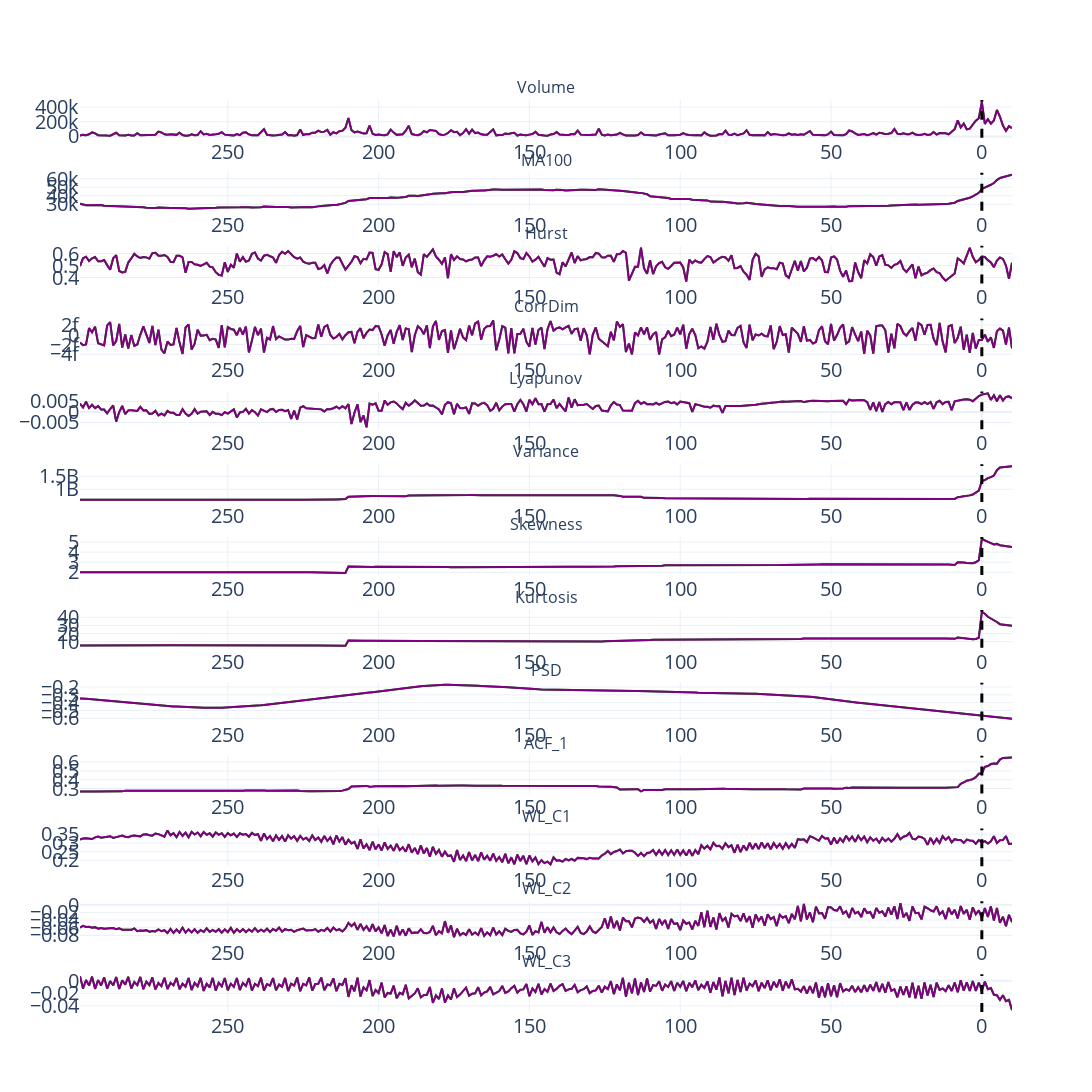

The notebook cell saved with this chart:
### Code cell
# Show mean and median values for a selected ticker
data_A = data_with_tail[data_with_tail['Ticker'] == 'ABCB']
groupby = ['Distance', 'Volume', 'MA100']
columns = groupby + list(data_A.columns[7:])
fun.variables_dynamics(data_A[columns], groupby[0], mean_only = True, save = True, file_name = 'ABCB')

### Figure 1 — Plotly figure (JSON) as saved in the notebook; plotly's stock layout.template omitted (floating-point values rounded to 4 significant figures; data arrays with more than 128 entries replaced by an {"elided": "..."} marker saying what was removed)
{"data": [{"line": {"color": "green"}, "mode": "lines", "name": "Volume_mean", "type": "scatter", "x": {"elided": "310 int values"}, "xaxis": "x", "y": {"elided": "310 int values"}, "yaxis": "y"}, {"line": {"color": "purple"}, "mode": "lines", "name": "Volume_median", "type": "scatter", "x": {"elided": "310 int values"}, "xaxis": "x", "y": {"elided": "310 int values"}, "yaxis": "y"}, {"line": {"color": "green"}, "mode": "lines", "name": "MA100_mean", "type": "scatter", "x": {"elided": "310 int values"}, "xaxis": "x2", "y": {"elided": "310 float values"}, "yaxis": "y2"}, {"line": {"color": "purple"}, "mode": "lines", "name": "MA100_median", "type": "scatter", "x": {"elided": "310 int values"}, "xaxis": "x2", "y": {"elided": "310 float values"}, "yaxis": "y2"}, {"line": {"color": "green"}, "mode": "lines", "name": "Hurst_mean", "type": "scatter", "x": {"elided": "310 int values"}, "xaxis": "x3", "y": {"elided": "310 float values"}, "yaxis": "y3"}, {"line": {"color": "purple"}, "mode": "lines", "name": "Hurst_median", "type": "scatter", "x": {"elided": "310 int values"}, "xaxis": "x3", "y": {"elided": "310 float values"}, "yaxis": "y3"}, {"line": {"color": "green"}, "mode": "lines", "name": "CorrDim_mean", "type": "scatter", "x": {"elided": "310 int values"}, "xaxis": "x4", "y": {"elided": "310 float values"}, "yaxis": "y4"}, {"line": {"color": "purple"}, "mode": "lines", "name": "CorrDim_median", "type": "scatter", "x": {"elided": "310 int values"}, "xaxis": "x4", "y": {"elided": "310 float values"}, "yaxis": "y4"}, {"line": {"color": "green"}, "mode": "lines", "name": "Lyapunov_mean", "type": "scatter", "x": {"elided": "310 int values"}, "xaxis": "x5", "y": {"elided": "310 float values"}, "yaxis": "y5"}, {"line": {"color": "purple"}, "mode": "lines", "name": "Lyapunov_median", "type": "scatter", "x": {"elided": "310 int values"}, "xaxis": "x5", "y": {"elided": "310 float values"}, "yaxis": "y5"}, {"line": {"color": "green"}, "mode": "lines", "name": "Variance_mean", "type": "scatter", "x": {"elided": "310 int values"}, "xaxis": "x6", "y": {"elided": "310 float values"}, "yaxis": "y6"}, {"line": {"color": "purple"}, "mode": "lines", "name": "Variance_median", "type": "scatter", "x": {"elided": "310 int values"}, "xaxis": "x6", "y": {"elided": "310 float values"}, "yaxis": "y6"}, {"line": {"color": "green"}, "mode": "lines", "name": "Skewness_mean", "type": "scatter", "x": {"elided": "310 int values"}, "xaxis": "x7", "y": {"elided": "310 float values"}, "yaxis": "y7"}, {"line": {"color": "purple"}, "mode": "lines", "name": "Skewness_median", "type": "scatter", "x": {"elided": "310 int values"}, "xaxis": "x7", "y": {"elided": "310 float values"}, "yaxis": "y7"}, {"line": {"color": "green"}, "mode": "lines", "name": "Kurtosis_mean", "type": "scatter", "x": {"elided": "310 int values"}, "xaxis": "x8", "y": {"elided": "310 float values"}, "yaxis": "y8"}, {"line": {"color": "purple"}, "mode": "lines", "name": "Kurtosis_median", "type": "scatter", "x": {"elided": "310 int values"}, "xaxis": "x8", "y": {"elided": "310 float values"}, "yaxis": "y8"}, {"line": {"color": "green"}, "mode": "lines", "name": "PSD_mean", "type": "scatter", "x": {"elided": "310 int values"}, "xaxis": "x9", "y": {"elided": "310 float values"}, "yaxis": "y9"}, {"line": {"color": "purple"}, "mode": "lines", "name": "PSD_median", "type": "scatter", "x": {"elided": "310 int values"}, "xaxis": "x9", "y": {"elided": "310 float values"}, "yaxis": "y9"}, {"line": {"color": "green"}, "mode": "lines", "name": "ACF_1_mean", "type": "scatter", "x": {"elided": "310 int values"}, "xaxis": "x10", "y": {"elided": "310 float values"}, "yaxis": "y10"}, {"line": {"color": "purple"}, "mode": "lines", "name": "ACF_1_median", "type": "scatter", "x": {"elided": "310 int values"}, "xaxis": "x10", "y": {"elided": "310 float values"}, "yaxis": "y10"}, {"line": {"color": "green"}, "mode": "lines", "name": "WL_C1_mean", "type": "scatter", "x": {"elided": "310 int values"}, "xaxis": "x11", "y": {"elided": "310 float values"}, "yaxis": "y11"}, {"line": {"color": "purple"}, "mode": "lines", "name": "WL_C1_median", "type": "scatter", "x": {"elided": "310 int values"}, "xaxis": "x11", "y": {"elided": "310 float values"}, "yaxis": "y11"}, {"line": {"color": "green"}, "mode": "lines", "name": "WL_C2_mean", "type": "scatter", "x": {"elided": "310 int values"}, "xaxis": "x12", "y": {"elided": "310 float values"}, "yaxis": "y12"}, {"line": {"color": "purple"}, "mode": "lines", "name": "WL_C2_median", "type": "scatter", "x": {"elided": "310 int values"}, "xaxis": "x12", "y": {"elided": "310 float values"}, "yaxis": "y12"}, {"line": {"color": "green"}, "mode": "lines", "name": "WL_C3_mean", "type": "scatter", "x": {"elided": "310 int values"}, "xaxis": "x13", "y": {"elided": "310 float values"}, "yaxis": "y13"}, {"line": {"color": "purple"}, "mode": "lines", "name": "WL_C3_median", "type": "scatter", "x": {"elided": "310 int values"}, "xaxis": "x13", "y": {"elided": "310 float values"}, "yaxis": "y13"}], "layout": {"annotations": [{"font": {"size": 16}, "showarrow": false, "text": "Volume", "x": 0.5, "xanchor": "center", "xref": "paper", "y": 1, "yanchor": "bottom", "yref": "paper"}, {"font": {"size": 16}, "showarrow": false, "text": "MA100", "x": 0.5, "xanchor": "center", "xref": "paper", "y": 0.9201, "yanchor": "bottom", "yref": "paper"}, {"font": {"size": 16}, "showarrow": false, "text": "Hurst", "x": 0.5, "xanchor": "center", "xref": "paper", "y": 0.8402, "yanchor": "bottom", "yref": "paper"}, {"font": {"size": 16}, "showarrow": false, "text": "CorrDim", "x": 0.5, "xanchor": "center", "xref": "paper", "y": 0.7604, "yanchor": "bottom", "yref": "paper"}, {"font": {"size": 16}, "showarrow": false, "text": "Lyapunov", "x": 0.5, "xanchor": "center", "xref": "paper", "y": 0.6805, "yanchor": "bottom", "yref": "paper"}, {"font": {"size": 16}, "showarrow": false, "text": "Variance", "x": 0.5, "xanchor": "center", "xref": "paper", "y": 0.6006, "yanchor": "bottom", "yref": "paper"}, {"font": {"size": 16}, "showarrow": false, "text": "Skewness", "x": 0.5, "xanchor": "center", "xref": "paper", "y": 0.5207, "yanchor": "bottom", "yref": "paper"}, {"font": {"size": 16}, "showarrow": false, "text": "Kurtosis", "x": 0.5, "xanchor": "center", "xref": "paper", "y": 0.4408, "yanchor": "bottom", "yref": "paper"}, {"font": {"size": 16}, "showarrow": false, "text": "PSD", "x": 0.5, "xanchor": "center", "xref": "paper", "y": 0.3609, "yanchor": "bottom", "yref": "paper"}, {"font": {"size": 16}, "showarrow": false, "text": "ACF_1", "x": 0.5, "xanchor": "center", "xref": "paper", "y": 0.2811, "yanchor": "bottom", "yref": "paper"}, {"font": {"size": 16}, "showarrow": false, "text": "WL_C1", "x": 0.5, "xanchor": "center", "xref": "paper", "y": 0.2012, "yanchor": "bottom", "yref": "paper"}, {"font": {"size": 16}, "showarrow": false, "text": "WL_C2", "x": 0.5, "xanchor": "center", "xref": "paper", "y": 0.1213, "yanchor": "bottom", "yref": "paper"}, {"font": {"size": 16}, "showarrow": false, "text": "WL_C3", "x": 0.5, "xanchor": "center", "xref": "paper", "y": 0.04142, "yanchor": "bottom", "yref": "paper"}], "font": {"size": 20}, "height": 3900, "shapes": [{"line": {"color": "black", "dash": "dash", "width": 3}, "type": "line", "x0": 0, "x1": 0, "xref": "x", "y0": 0, "y1": 1, "yref": "y domain"}, {"line": {"color": "black", "dash": "dash", "width": 3}, "type": "line", "x0": 0, "x1": 0, "xref": "x2", "y0": 0, "y1": 1, "yref": "y2 domain"}, {"line": {"color": "black", "dash": "dash", "width": 3}, "type": "line", "x0": 0, "x1": 0, "xref": "x3", "y0": 0, "y1": 1, "yref": "y3 domain"}, {"line": {"color": "black", "dash": "dash", "width": 3}, "type": "line", "x0": 0, "x1": 0, "xref": "x4", "y0": 0, "y1": 1, "yref": "y4 domain"}, {"line": {"color": "black", "dash": "dash", "width": 3}, "type": "line", "x0": 0, "x1": 0, "xref": "x5", "y0": 0, "y1": 1, "yref": "y5 domain"}, {"line": {"color": "black", "dash": "dash", "width": 3}, "type": "line", "x0": 0, "x1": 0, "xref": "x6", "y0": 0, "y1": 1, "yref": "y6 domain"}, {"line": {"color": "black", "dash": "dash", "width": 3}, "type": "line", "x0": 0, "x1": 0, "xref": "x7", "y0": 0, "y1": 1, "yref": "y7 domain"}, {"line": {"color": "black", "dash": "dash", "width": 3}, "type": "line", "x0": 0, "x1": 0, "xref": "x8", "y0": 0, "y1": 1, "yref": "y8 domain"}, {"line": {"color": "black", "dash": "dash", "width": 3}, "type": "line", "x0": 0, "x1": 0, "xref": "x9", "y0": 0, "y1": 1, "yref": "y9 domain"}, {"line": {"color": "black", "dash": "dash", "width": 3}, "type": "line", "x0": 0, "x1": 0, "xref": "x10", "y0": 0, "y1": 1, "yref": "y10 domain"}, {"line": {"color": "black", "dash": "dash", "width": 3}, "type": "line", "x0": 0, "x1": 0, "xref": "x11", "y0": 0, "y1": 1, "yref": "y11 domain"}, {"line": {"color": "black", "dash": "dash", "width": 3}, "type": "line", "x0": 0, "x1": 0, "xref": "x12", "y0": 0, "y1": 1, "yref": "y12 domain"}, {"line": {"color": "black", "dash": "dash", "width": 3}, "type": "line", "x0": 0, "x1": 0, "xref": "x13", "y0": 0, "y1": 1, "yref": "y13 domain"}], "showlegend": false, "width": 1200, "xaxis": {"anchor": "y", "autorange": "reversed", "domain": [0, 1]}, "xaxis10": {"anchor": "y10", "autorange": "reversed", "domain": [0, 1]}, "xaxis11": {"anchor": "y11", "autorange": "reversed", "domain": [0, 1]}, "xaxis12": {"anchor": "y12", "autorange": "reversed", "domain": [0, 1]}, "xaxis13": {"anchor": "y13", "autorange": "reversed", "domain": [0, 1]}, "xaxis2": {"anchor": "y2", "autorange": "reversed", "domain": [0, 1]}, "xaxis3": {"anchor": "y3", "autorange": "reversed", "domain": [0, 1]}, "xaxis4": {"anchor": "y4", "autorange": "reversed", "domain": [0, 1]}, "xaxis5": {"anchor": "y5", "autorange": "reversed", "domain": [0, 1]}, "xaxis6": {"anchor": "y6", "autorange": "reversed", "domain": [0, 1]}, "xaxis7": {"anchor": "y7", "autorange": "reversed", "domain": [0, 1]}, "xaxis8": {"anchor": "y8", "autorange": "reversed", "domain": [0, 1]}, "xaxis9": {"anchor": "y9", "autorange": "reversed", "domain": [0, 1]}, "yaxis": {"anchor": "x", "domain": [0.9586, 1]}, "yaxis10": {"anchor": "x10", "domain": [0.2396, 0.2811]}, "yaxis11": {"anchor": "x11", "domain": [0.1598, 0.2012]}, "yaxis12": {"anchor": "x12", "domain": [0.07988, 0.1213]}, "yaxis13": {"anchor": "x13", "domain": [0, 0.04142]}, "yaxis2": {"anchor": "x2", "domain": [0.8787, 0.9201]}, "yaxis3": {"anchor": "x3", "domain": [0.7988, 0.8402]}, "yaxis4": {"anchor": "x4", "domain": [0.7189, 0.7604]}, "yaxis5": {"anchor": "x5", "domain": [0.6391, 0.6805]}, "yaxis6": {"anchor": "x6", "domain": [0.5592, 0.6006]}, "yaxis7": {"anchor": "x7", "domain": [0.4793, 0.5207]}, "yaxis8": {"anchor": "x8", "domain": [0.3994, 0.4408]}, "yaxis9": {"anchor": "x9", "domain": [0.3195, 0.3609]}}}
